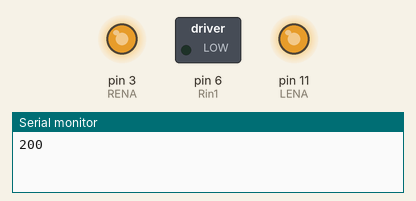
A sketch run on a simulated Arduino Uno, built with avr-gcc and run on an emulated ATmega328P. Parts: switched loads named in the sketch (green lamp = pin HIGH), output pins drawn as LEDs (lit = HIGH), the last lines printed to the serial monitor.

Above: at 2.05 s.
At 7.6 s:
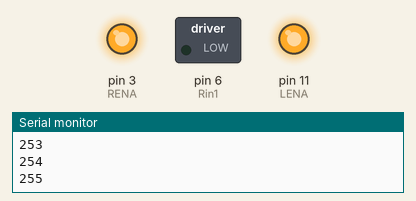
Timing chart, 0 to 9.3 s (numbered marks = the images above):
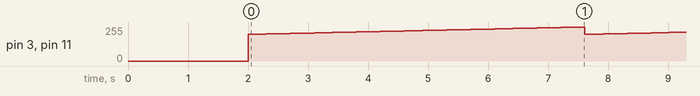

Measured:
- by itself, pin 3 (RENA), pin 11 (LENA): ramps from 200/255 to 255/255 and jumps back, once every 5.6 s

The sketch:

DCMoterTest.ino
```cpp
//왼쪽 바퀴
int Lin1 = 8;
int Lin2 = 7;
int LENA = 11;

//오른쪽 바퀴
int Rin1 = 6;
int Rin2 = 5;
int RENA = 3;

void setup() {
  // set up serial port
  Serial.begin(9600);

  // set all the motor pins OUTPUT mode
  pinMode(LENA, OUTPUT);
  pinMode(Lin1, OUTPUT);
  pinMode(Lin2, OUTPUT);
  pinMode(RENA, OUTPUT);
  pinMode(Rin1, OUTPUT);
  pinMode(Rin2, OUTPUT);

  // wait 2 seconds after power up
  delay(2000);

}

void loop() {

  // set motors to move forward
  pinMode(Lin1, HIGH);
  pinMode(Lin2, LOW);
  pinMode(Rin1, HIGH);
  pinMode(Rin2, LOW);

  for (int pwm = 200; pwm <= 255; pwm++) {
    Serial.println(pwm);
    analogWrite(LENA, pwm);
    analogWrite(RENA, pwm);
    delay(100);
  }

  // set motors to move backward
  digitalWrite(Lin1, LOW);
  digitalWrite(Lin2, HIGH);
  digitalWrite(Rin1, LOW);
  digitalWrite(Rin2, HIGH);

  for (int pwm = 200; pwm <= 255; pwm++) {
    Serial.println(pwm);
    analogWrite(LENA, pwm);
    analogWrite(RENA, pwm);
    delay(100);
  }

  // stop motors
  digitalWrite(Lin1, LOW);
  digitalWrite(Lin2, LOW);
  digitalWrite(Rin1, LOW);
  digitalWrite(Rin2, LOW);
}
```
